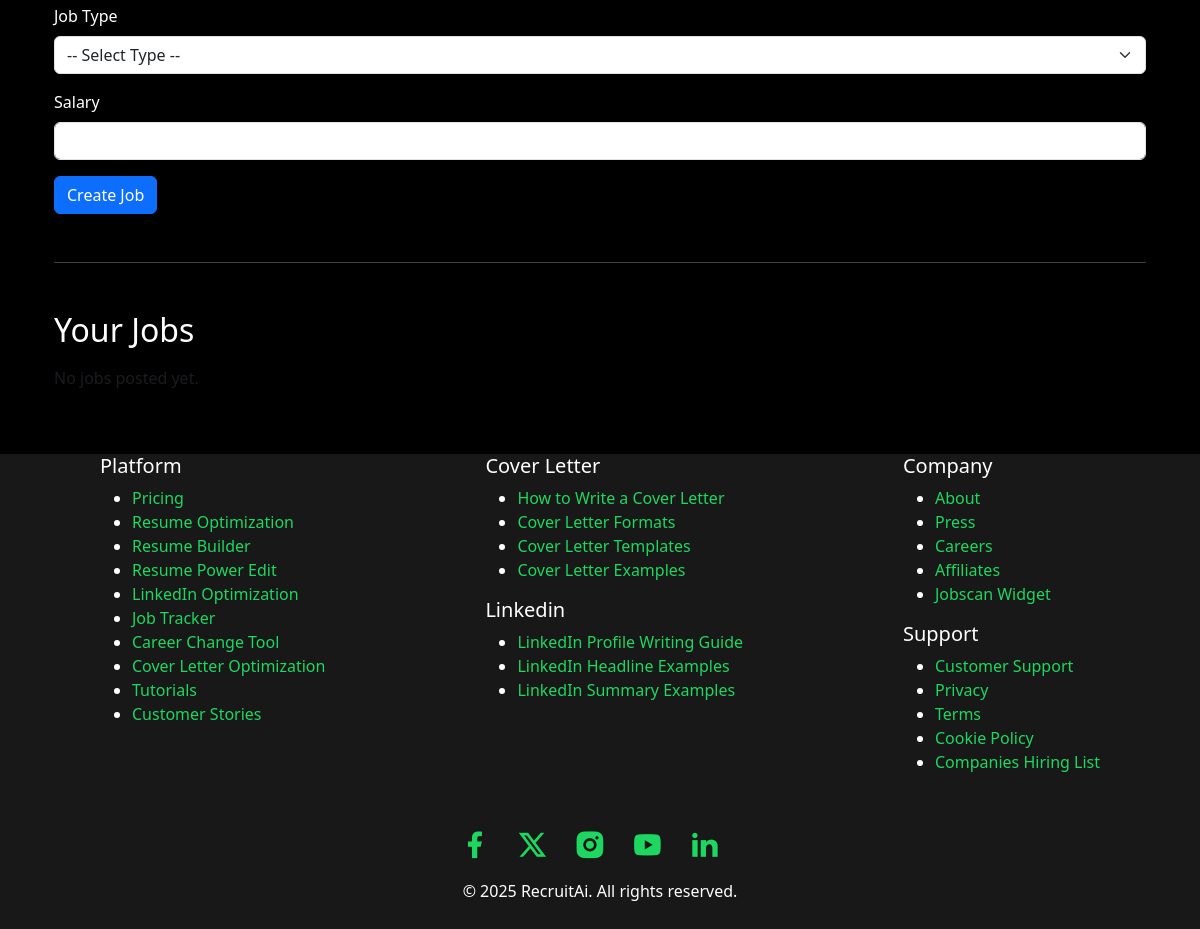
Before: /jobs/manage-jobs/ (lower part) with the older database file.
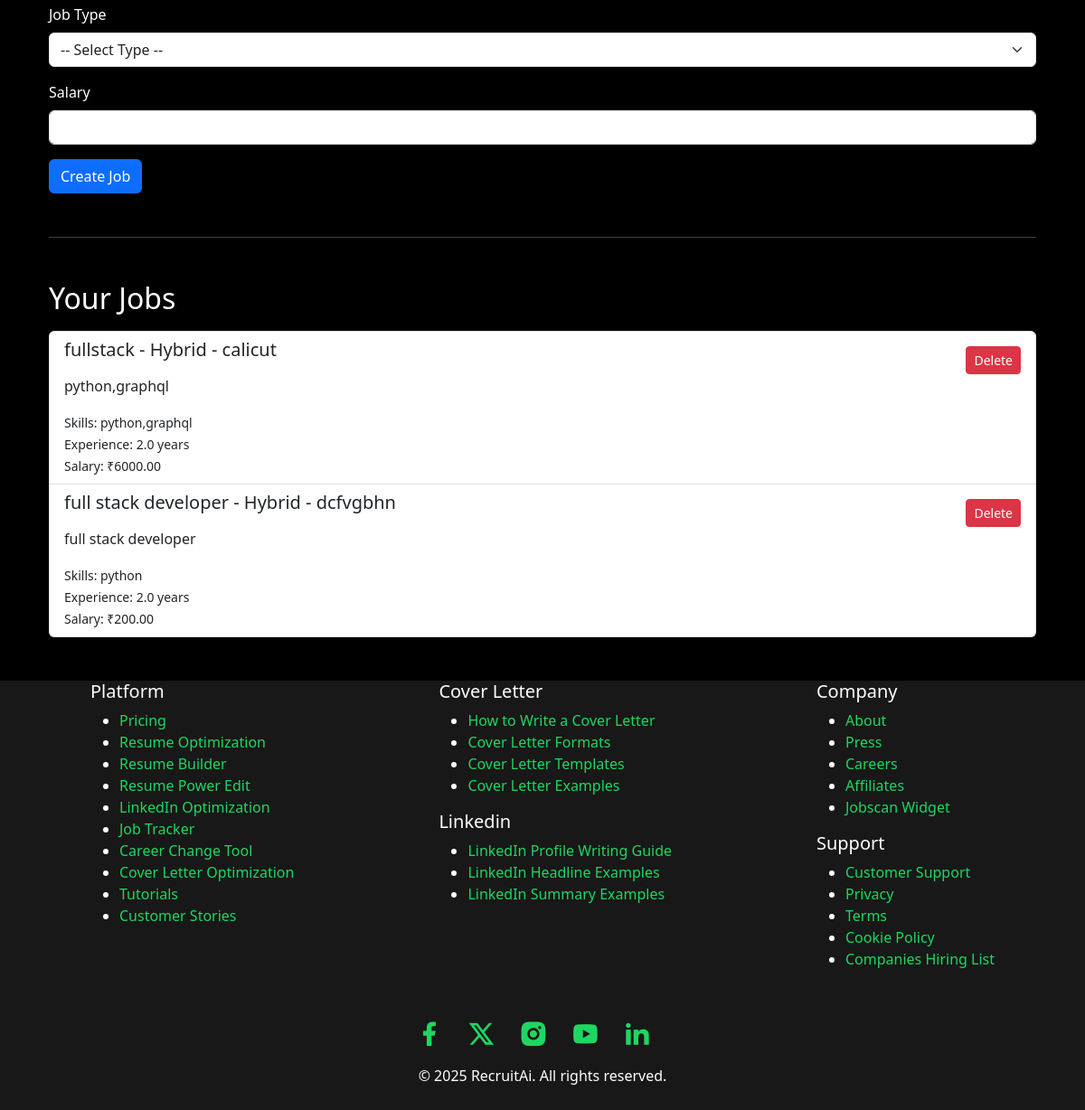
After: the same page with the newer database file.
### jobs/models.py (models this page shows)
class Job(models.Model):
    title = models.CharField(max_length=255)
    description = models.TextField()
    skills_required = models.TextField()
    location = models.CharField(max_length=255)
    min_experience = models.FloatField()
    job_type = models.CharField(max_length=50)
    required_skills = models.TextField()
    salary = models.DecimalField(max_digits=10, decimal_places=2)
    def __str__(self):
        return self.title

### jobs/views.py (the view)
# urls.py: path('manage-jobs/', views.job_list, name='job_list'),
def job_list(request):
    jobs = Job.objects.all()
    print(f"DEBUG: Jobs fetched: {jobs}")
    return render(request, "jobs/job_management.html", {"jobs": jobs})

### jobs/templates/jobs/job_management.html (shortened to what this page needs)
{% extends 'base.html' %}
{% block content %}
<div class="container py-4">
    <form method="POST" action="{% url 'jobs:create_job' %}">
        <div class="mb-3">
            <label for="job_type" class="form-label">Job Type</label>
            <select class="form-select" name="job_type" id="job_type" required>
                <option value="">-- Select Type --</option>
            </select>
        </div>
        <div class="mb-3">
            <label for="salary" class="form-label">Salary</label>
            <input type="number" class="form-control" id="salary" name="salary" step="0.01" required>
        </div>
        <button type="submit" class="btn btn-primary">Create Job</button>
    </form>
    <hr class="my-5">
    <h2 class="mb-3">Your Jobs</h2>
    {% if jobs %}
        <div class="list-group">
            {% for job in jobs %}
                <div class="list-group-item d-flex justify-content-between align-items-start">
                    <div>
                        <h5>{{ job.title }} - {{ job.job_type }} - {{ job.location }}</h5>
                        <p>{{ job.description|linebreaks }}</p>
                        <small>Skills: {{ job.skills_required }}</small><br>
                        <small>Experience: {{ job.min_experience }} years</small><br>
                        <small>Salary: ₹{{ job.salary }}</small>
                    </div>
                    <form method="POST" action="{% url 'jobs:delete_job' job.id %}">
                        <button class="btn btn-danger btn-sm mt-2">Delete</button>
                    </form>
                </div>
            {% endfor %}
        </div>
    {% else %}
        <p class="text-muted">No jobs posted yet.</p>
    {% endif %}
</div>
{% endblock %}

### templates/base.html (shortened to what this page needs)
{% load static %}
<!DOCTYPE html>
<html lang="en">
    <head>
        <link href="https://cdn.jsdelivr.net/npm/bootstrap@5.3.0-alpha1/dist/css/bootstrap.min.css" rel="stylesheet">
        <link href="https://cdn.jsdelivr.net/npm/bootstrap-icons/font/bootstrap-icons.css" rel="stylesheet">
        <link href="https://cdn.jsdelivr.net/npm/remixicon/fonts/remixicon.css" rel="stylesheet">
        <link rel="stylesheet" type="text/css" href="{% static 'css/styles.css' %}">
    </head>
    <body>
        <div class="container ">
            {% block content %}
            {% endblock %}
        </div>
    </body>
    <footer>
        <div class="footer-container">
            <div class="fr1">
                <div class="fr1c1">
                    <div>
                        <h5>Platform</h5>
                        <ul>
                            <li><a href="">Pricing</a></li>
                            <li><a href="">Resume Optimization</a></li>
                            <li><a href="">Resume Builder</a></li>
                            <li><a href="">Resume Power Edit</a></li>
                            <li><a href="">LinkedIn Optimization</a></li>
                            <li><a href="">Job Tracker</a></li>
                            <li><a href="">Career Change Tool</a></li>
                            <li><a href="">Cover Letter Optimization</a></li>
                            <li><a href="">Tutorials</a></li>
                            <li><a href="">Customer Stories</a></li>
                        </ul>
                    </div>
                </div>
                <div class="fr1c2">
                    <div>
                        <h5>Cover Letter</h5>
                        <ul>
                            <li><a href="">How to Write a Cover Letter</a></li>
                            <li><a href="">Cover Letter Formats</a></li>
                            <li><a href="">Cover Letter Templates</a></li>
                            <li><a href="">Cover Letter Examples</a></li>
                        </ul>
                    </div>
                    <div>
                        <h5>Linkedin</h5>
                        <ul>
                            <li><a href="">LinkedIn Profile Writing Guide</a></li>
                            <li><a href="">LinkedIn Headline Examples</a></li>
                            <li><a href="">LinkedIn Summary Examples</a></li>
                        </ul>
                    </div>
                </div>
                <div class="fr1c3">
                    <div>
                        <h5>Company</h5>
                        <ul>
                            <li><a href="">About</a></li>
                            <li><a href="">Press</a></li>
                            <li><a href="">Careers</a></li>
                            <li><a href="">Affiliates</a></li>
                            <li><a href="">Jobscan Widget</a></li>
                        </ul>
                    </div>
                    <div>
                        <h5>Support</h5>
                        <ul>
                            <li><a href="">Customer Support</a></li>
                            <li><a href="">Privacy</a></li>
                            <li><a href="">Terms</a></li>
                            <li><a href="">Cookie Policy</a></li>
                            <li><a href="">Companies Hiring List</a></li>
                        </ul>
                    </div>
                </div>
            </div>
            <div class="fr2">
                <a href=""><i class="ri-facebook-fill"></i></a>
                <a href=""><i class="ri-twitter-x-line"></i></a>
                <a href=""><i class="ri-instagram-fill"></i></a>
                <a href=""><i class="ri-youtube-fill"></i></a>
                <a href=""><i class="ri-linkedin-fill"></i></a>
            </div>
            <div class="fr3">
                <p>&copy; 2025 RecruitAi. All rights reserved.</p>
            </div>
        </div>
    </footer>
</html>

### static/css/styles.css (style rules this page uses)
body { background-color: black; margin: 0; padding: 0; }
footer { background-color: rgb(24, 24, 24); padding: 0px 100px; }
.footer-container { display: flex; flex-direction: column; }
.fr1 { display: flex; flex-direction: row; justify-content: space-between; padding-bottom: 30px; }
.fr1 a { text-decoration: none; color: #1ed760; }
.fr2 a { text-decoration: none; color: #1ed760; padding-right: 2%; font-size: 2rem; }
.fr2, .fr3 { text-align: center; padding-bottom: 10px; }

### templates/base.html (style rules this page uses)
body { background-color: black; color: white; }

Changed rows visible on the page:
added Job: title "fullstack", job_type "Hybrid", location "calicut", description "python,graphql", skills_required "python,graphql", min_experience "2.0", salary "6000.00"
added Job: title "full stack developer", job_type "Hybrid", location "dcfvgbhn", description "full stack developer", skills_required "python", min_experience "2.0", salary "200.00"
Other visible differences:
text no longer shown: "No jobs posted yet."
